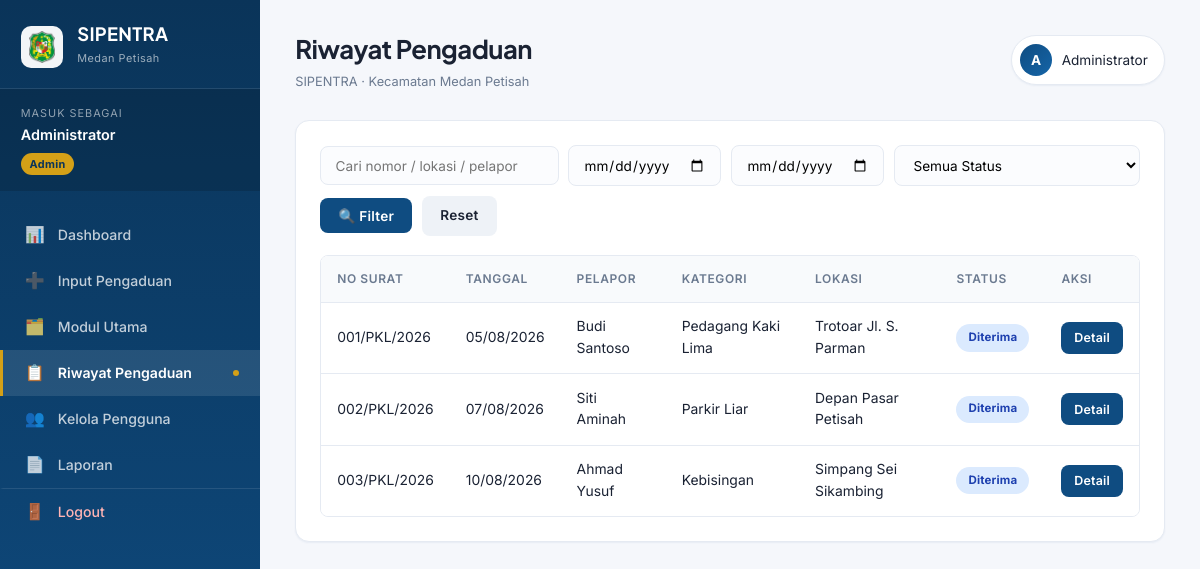
Screenshot of /admin/riwayat.php (signed in) with the database file from the repository.
### tables this page shows
CREATE TABLE pengaduan (
    id_pengaduan INT AUTO_INCREMENT PRIMARY KEY,
    no_surat VARCHAR(50) UNIQUE NOT NULL,
    tgl_diterima DATE NOT NULL,
    nama_pelapor VARCHAR(100),
    alamat VARCHAR(255),
    lokasi_kejadian VARCHAR(255) NOT NULL,
    id_kategori INT,
    isi_pengaduan TEXT NOT NULL,
    berkas_pendukung VARCHAR(255),
    status ENUM(
        'Diterima',
        'Menunggu Persetujuan Camat',
        'Disetujui',
        'Ditindaklanjuti',
        'Selesai',
        'Ditolak'
    ) DEFAULT 'Diterima',
    id_admin INT,
    created_at DATETIME DEFAULT CURRENT_TIMESTAMP,
    FOREIGN KEY (id_kategori) REFERENCES kategori(id_kategori) ON DELETE SET NULL,
    FOREIGN KEY (id_admin) REFERENCES pengguna(id_pengguna) ON DELETE SET NULL
);

CREATE TABLE kategori (
    id_kategori INT AUTO_INCREMENT PRIMARY KEY,
    nama_kategori VARCHAR(100) NOT NULL,
    deskripsi TEXT
);

### admin/riwayat.php (the view, shortened to what this page needs)
<?php
require_once __DIR__ . '/../includes/functions.php';
$where  = [];
$params = [];
$sql_where = $where ? "WHERE " . implode(" AND ", $where) : "";
$stmt = $pdo->prepare("
    SELECT p.*, k.nama_kategori
    FROM pengaduan p
    LEFT JOIN kategori k ON p.id_kategori = k.id_kategori
    $sql_where
    ORDER BY p.created_at DESC
");
$stmt->execute($params);
$data = $stmt->fetchAll();
require __DIR__ . '/../includes/header.php';
?>
<div class="card">
    <form method="GET" class="filter-bar">
        <input type="text" name="q" placeholder="Cari nomor / lokasi / pelapor" value="<?= e($_GET['q'] ?? '') ?>">
        <input type="date" name="dari" value="<?= e($_GET['dari'] ?? '') ?>">
        <input type="date" name="sampai" value="<?= e($_GET['sampai'] ?? '') ?>">
        <select name="status">
            <option value="">Semua Status</option>
        </select>
        <button type="submit" class="btn btn-primary">🔍 Filter</button>
        <a href="riwayat.php" class="btn btn-secondary">Reset</a>
    </form>
    <div class="table-wrap">
        <table>
            <thead>
                <tr>
                    <th>No Surat</th><th>Tanggal</th><th>Pelapor</th>
                    <th>Kategori</th><th>Lokasi</th><th>Status</th><th>Aksi</th>
                </tr>
            </thead>
            <tbody>
            <?php foreach ($data as $r): ?>
                <tr>
                    <td><?= e($r['no_surat']) ?></td>
                    <td><?= e(date('d/m/Y', strtotime($r['tgl_diterima']))) ?></td>
                    <td><?= e($r['nama_pelapor'] ?: '-') ?></td>
                    <td><?= e($r['nama_kategori'] ?? '-') ?></td>
                    <td><?= e($r['lokasi_kejadian']) ?></td>
                    <td><?= badge_status($r['status']) ?></td>
                    <td><a href="detail.php?id=<?= $r['id_pengaduan'] ?>" class="btn btn-sm btn-primary">Detail</a></td>
                </tr>
            <?php endforeach; ?>
            </tbody>
        </table>
    </div>
</div>
<?php require __DIR__ . '/../includes/footer.php'; ?>

### includes/functions.php (shortened to what this page needs)
<?php
function e($str) {
    return htmlspecialchars($str ?? '', ENT_QUOTES, 'UTF-8');
}
function badge_status($status) {
    $map = [
        'Diterima'                   => 'badge-blue',
        'Menunggu Persetujuan Camat' => 'badge-yellow',
        'Disetujui'                  => 'badge-green',
        'Ditindaklanjuti'            => 'badge-purple',
        'Selesai'                    => 'badge-emerald',
        'Ditolak'                    => 'badge-red',
    ];
    $cls = $map[$status] ?? 'badge-gray';
    return "<span class='badge {$cls}'>" . e($status) . "</span>";
}

### assets/css/style.css (style rules this page uses)
:root { --primary: #0f4c81; --primary-light: #1565a8; --primary-dark: #0a3459; --accent: #d4a017; --accent-light: #f0c850; --success: #0e9f6e; --warning: #d97706; --danger: #dc2626; --bg: #f5f7fb; --surface: #ffffff; --border: #e5eaf2; --text: #1a2233; --text-muted: #6b7a90; --shadow-sm: 0 1px 2px rgba(15, 76, 129, 0.06); --shadow-md: 0 4px 12px rgba(15, 76, 129, 0.08); --shadow-lg: 0 12px 32px rgba(15, 76, 129, 0.12); --radius: 14px; --radius-sm: 8px; --font: 'Inter', -apple-system, BlinkMacSystemFont, sans-serif; --font-display: 'Plus Jakarta Sans', 'Inter', sans-serif; }
* { margin: 0; padding: 0; box-sizing: border-box; }
body { font-family: var(--font); background: var(--bg); color: var(--text); line-height: 1.55; -webkit-font-smoothing: antialiased; }
a { text-decoration: none; color: inherit; }
.card { background: var(--surface); border-radius: var(--radius); padding: 1.5rem; box-shadow: var(--shadow-sm); border: 1px solid var(--border); margin-bottom: 1.3rem; }
.table-wrap { overflow-x: auto; border-radius: var(--radius-sm); border: 1px solid var(--border); }
table { width: 100%; border-collapse: collapse; font-size: 0.87rem; background: var(--surface); }
th, td { padding: 0.85rem 1rem; text-align: left; border-bottom: 1px solid var(--border); vertical-align: middle; }
th { background: #f8fafc; color: var(--text-muted); font-weight: 600; font-size: 0.75rem; text-transform: uppercase; letter-spacing: 0.6px; }
tbody tr { transition: background 0.15s; }
tbody tr:last-child td { border-bottom: none; }
.badge { display: inline-block; padding: 0.3rem 0.75rem; border-radius: 20px; font-size: 0.72rem; font-weight: 700; white-space: nowrap; letter-spacing: 0.2px; }
.badge-blue { background: #dbeafe; color: #1e40af; }
.btn { display: inline-flex; align-items: center; gap: 0.4rem; padding: 0.6rem 1.15rem; border-radius: var(--radius-sm); font-size: 0.85rem; font-weight: 600; border: none; cursor: pointer; transition: all 0.2s; text-align: center; font-family: inherit; letter-spacing: 0.2px; }
.btn-primary { background: var(--primary); color: #fff; }
.btn-secondary { background: #eef2f7; color: var(--text); }
.btn-sm { padding: 0.4rem 0.8rem; font-size: 0.78rem; }
.filter-bar { display: flex; gap: 0.6rem; flex-wrap: wrap; align-items: center; margin-bottom: 1.2rem; }
.filter-bar input, .filter-bar select { padding: 0.65rem 0.9rem; border: 1.5px solid var(--border); border-radius: var(--radius-sm); font-size: 0.85rem; font-family: inherit; background: #fbfcfe; transition: all 0.2s; }
.filter-bar input[type="text"] { flex: 1; min-width: 200px; }

### rows the page displays
pengaduan: no_surat "001/PKL/2026", tgl_diterima "05/08/2026", nama_pelapor "Budi Santoso", id_kategori.nama_kategori "Pedagang Kaki Lima", lokasi_kejadian "Trotoar Jl. S. Parman", status "Diterima"
pengaduan: no_surat "002/PKL/2026", tgl_diterima "07/08/2026", nama_pelapor "Siti Aminah", id_kategori.nama_kategori "Parkir Liar", lokasi_kejadian "Depan Pasar Petisah", status "Diterima"
pengaduan: no_surat "003/PKL/2026", tgl_diterima "10/08/2026", nama_pelapor "Ahmad Yusuf", id_kategori.nama_kategori "Kebisingan", lokasi_kejadian "Simpang Sei Sikambing", status "Diterima"

### other values shown
$nama "Administrator"
$peran "Admin"
$icon "📊"
$label "Dashboard"
$icon "➕"
$label "Input Pengaduan"
$icon "🗂️"
$label "Modul Utama"
$icon "📋"
$label "Riwayat Pengaduan"
$icon "👥"
$label "Kelola Pengguna"
$icon "📄"
$label "Laporan"
$title "Riwayat Pengaduan"
